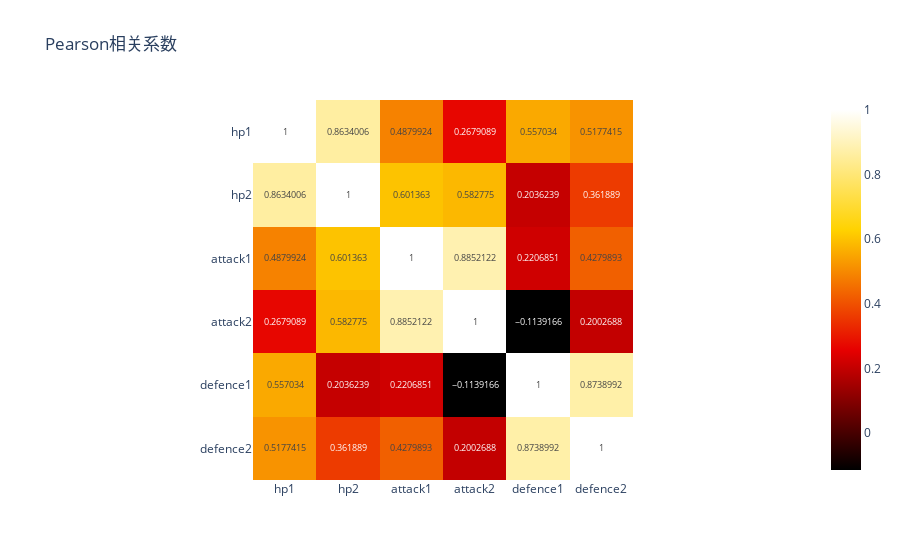

Notebook source saved alongside this figure:
### Code cell
import plotly.express as px
data = tz.loc[:, ['hp1','hp2','attack1','attack2','defence1','defence2']].copy()
corr=data.corr()
fig = px.imshow(
    corr,
    color_continuous_scale='Hot',  # 自定义色谱
    text_auto=True,
    title='Pearson相关系数')
fig.show()

### Figure 1 — Plotly figure (JSON) as saved in the notebook; plotly's stock layout.template omitted (floating-point values rounded to 4 significant figures)
{"data": [{"coloraxis": "coloraxis", "hovertemplate": "x: %{x}<br>y: %{y}<br>color: %{z}<extra></extra>", "name": "0", "texttemplate": "%{z}", "type": "heatmap", "x": ["hp1", "hp2", "attack1", "attack2", "defence1", "defence2"], "xaxis": "x", "y": ["hp1", "hp2", "attack1", "attack2", "defence1", "defence2"], "yaxis": "y", "z": [[1, 0.8634, 0.488, 0.2679, 0.557, 0.5177], [0.8634, 1, 0.6014, 0.5828, 0.2036, 0.3619], [0.488, 0.6014, 1, 0.8852, 0.2207, 0.428], [0.2679, 0.5828, 0.8852, 1, -0.1139, 0.2003], [0.557, 0.2036, 0.2207, -0.1139, 1, 0.8739], [0.5177, 0.3619, 0.428, 0.2003, 0.8739, 1]]}], "layout": {"coloraxis": {"colorscale": [[0, "rgb(0,0,0)"], [0.3333, "rgb(230,0,0)"], [0.6667, "rgb(255,210,0)"], [1, "rgb(255,255,255)"]]}, "title": {"text": "Pearson相关系数"}, "xaxis": {"anchor": "y", "constrain": "domain", "domain": [0, 1], "scaleanchor": "y"}, "yaxis": {"anchor": "x", "autorange": "reversed", "constrain": "domain", "domain": [0, 1]}}}
